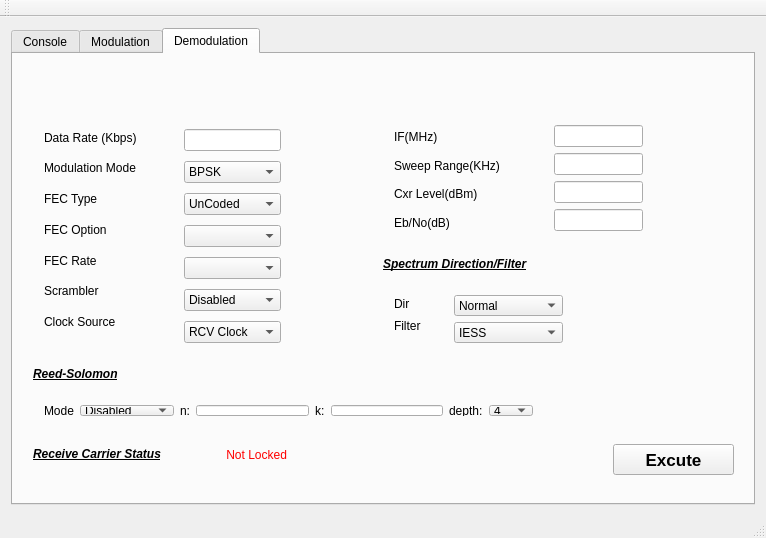
<?xml version="1.0" encoding="UTF-8"?>
<ui version="4.0">
 <class>MainWindow</class>
 <widget class="QMainWindow" name="MainWindow">
  <property name="geometry">
   <rect>
    <x>0</x>
    <y>0</y>
    <width>766</width>
    <height>538</height>
   </rect>
  </property>
  <property name="windowTitle">
   <string>MainWindow</string>
  </property>
  <widget class="QWidget" name="centralWidget">
   <layout class="QHBoxLayout" name="horizontalLayout_5">
    <item>
     <widget class="QTabWidget" name="tabWidget">
      <property name="currentIndex">
       <number>2</number>
      </property>
      <widget class="QWidget" name="tabConsole">
       <attribute name="title">
        <string>Console</string>
       </attribute>
       <widget class="QWidget" name="verticalLayoutWidget">
        <property name="geometry">
         <rect>
          <x>0</x>
          <y>0</y>
          <width>501</width>
          <height>441</height>
         </rect>
        </property>
        <layout class="QVBoxLayout" name="layConsole"/>
       </widget>
       <widget class="QWidget" name="horizontalLayoutWidget">
        <property name="geometry">
         <rect>
          <x>510</x>
          <y>20</y>
          <width>231</width>
          <height>33</height>
         </rect>
        </property>
        <layout class="QHBoxLayout" name="horizontalLayout">
         <item>
          <widget class="QLabel" name="label">
           <property name="text">
            <string>Port</string>
           </property>
          </widget>
         </item>
         <item>
          <widget class="QComboBox" name="cbxPort"/>
         </item>
        </layout>
       </widget>
       <widget class="QWidget" name="horizontalLayoutWidget_2">
        <property name="geometry">
         <rect>
          <x>510</x>
          <y>70</y>
          <width>231</width>
          <height>33</height>
         </rect>
        </property>
        <layout class="QHBoxLayout" name="horizontalLayout_2">
         <item>
          <widget class="QLabel" name="label_2">
           <property name="text">
            <string>Baudrate</string>
           </property>
          </widget>
         </item>
         <item>
          <widget class="QComboBox" name="cbxBaudrate"/>
         </item>
        </layout>
       </widget>
       <widget class="QWidget" name="horizontalLayoutWidget_3">
        <property name="geometry">
         <rect>
          <x>510</x>
          <y>130</y>
          <width>231</width>
          <height>41</height>
         </rect>
        </property>
        <layout class="QHBoxLayout" name="horizontalLayout_3">
         <item>
          <layout class="QVBoxLayout" name="layLed"/>
         </item>
         <item>
          <widget class="QPushButton" name="btnOpenClose">
           <property name="text">
            <string>Open</string>
           </property>
          </widget>
         </item>
        </layout>
       </widget>
       <widget class="QWidget" name="horizontalLayoutWidget_4">
        <property name="geometry">
         <rect>
          <x>510</x>
          <y>400</y>
          <width>231</width>
          <height>31</height>
         </rect>
        </property>
        <layout class="QHBoxLayout" name="horizontalLayout_4">
         <item>
          <widget class="QPushButton" name="btnRefresh">
           <property name="text">
            <string>Refresh</string>
           </property>
          </widget>
         </item>
         <item>
          <widget class="QPushButton" name="btnExit">
           <property name="text">
            <string>Exit</string>
           </property>
          </widget>
         </item>
        </layout>
       </widget>
      </widget>
      <widget class="QWidget" name="tabModulation">
       <attribute name="title">
        <string>Modulation</string>
       </attribute>
       <widget class="QWidget" name="layoutWidget_2">
        <property name="geometry">
         <rect>
          <x>40</x>
          <y>20</y>
          <width>361</width>
          <height>22</height>
         </rect>
        </property>
        <layout class="QHBoxLayout" name="horizontalLayout_11">
         <item>
          <widget class="QLabel" name="label_17">
           <property name="font">
            <font>
             <weight>75</weight>
             <italic>true</italic>
             <bold>true</bold>
             <underline>true</underline>
            </font>
           </property>
           <property name="styleSheet">
            <string notr="true"/>
           </property>
           <property name="text">
            <string>Data</string>
           </property>
          </widget>
         </item>
         <item>
          <spacer name="horizontalSpacer_2">
           <property name="orientation">
            <enum>Qt::Horizontal</enum>
           </property>
           <property name="sizeHint" stdset="0">
            <size>
             <width>358</width>
             <height>20</height>
            </size>
           </property>
          </spacer>
         </item>
         <item>
          <widget class="QLabel" name="label_18">
           <property name="font">
            <font>
             <weight>75</weight>
             <italic>true</italic>
             <bold>true</bold>
             <underline>true</underline>
            </font>
           </property>
           <property name="styleSheet">
            <string notr="true"/>
           </property>
           <property name="text">
            <string>Frequency</string>
           </property>
          </widget>
         </item>
        </layout>
       </widget>
       <widget class="QWidget" name="layoutWidget_3">
        <property name="geometry">
         <rect>
          <x>10</x>
          <y>60</y>
          <width>131</width>
          <height>271</height>
         </rect>
        </property>
        <layout class="QVBoxLayout" name="verticalLayout_19">
         <item>
          <widget class="QLabel" name="label_42">
           <property name="text">
            <string>Data Rate (bps)</string>
           </property>
          </widget>
         </item>
         <item>
          <widget class="QLabel" name="label_50">
           <property name="text">
            <string>Modulation Mode</string>
           </property>
          </widget>
         </item>
         <item>
          <widget class="QLabel" name="label_51">
           <property name="text">
            <string>FEC Type(mdf)</string>
           </property>
          </widget>
         </item>
         <item>
          <widget class="QLabel" name="label_52">
           <property name="text">
            <string>FEC Option(mdo)</string>
           </property>
          </widget>
         </item>
         <item>
          <widget class="QLabel" name="label_53">
           <property name="text">
            <string>FEC Rate</string>
           </property>
          </widget>
         </item>
         <item>
          <widget class="QLabel" name="label_54">
           <property name="text">
            <string>Scrambler</string>
           </property>
          </widget>
         </item>
         <item>
          <widget class="QLabel" name="label_55">
           <property name="text">
            <string>Clock Source</string>
           </property>
          </widget>
         </item>
        </layout>
       </widget>
       <widget class="QWidget" name="layoutWidget">
        <property name="geometry">
         <rect>
          <x>150</x>
          <y>60</y>
          <width>119</width>
          <height>271</height>
         </rect>
        </property>
        <layout class="QVBoxLayout" name="verticalLayout_27">
         <item>
          <widget class="QLineEdit" name="lineModuDataRate">
           <property name="readOnly">
            <bool>false</bool>
           </property>
          </widget>
         </item>
         <item>
          <widget class="QComboBox" name="cbxModuMode">
           <item>
            <property name="text">
             <string>BPSK</string>
            </property>
           </item>
           <item>
            <property name="text">
             <string>QPSK</string>
            </property>
           </item>
           <item>
            <property name="text">
             <string>0QPSK</string>
            </property>
           </item>
           <item>
            <property name="text">
             <string>8PSK</string>
            </property>
           </item>
           <item>
            <property name="text">
             <string>8QAM</string>
            </property>
           </item>
           <item>
            <property name="text">
             <string>16QAM</string>
            </property>
           </item>
          </widget>
         </item>
         <item>
          <widget class="QComboBox" name="cbxModuFecType">
           <item>
            <property name="text">
             <string>UnCoded</string>
            </property>
           </item>
           <item>
            <property name="text">
             <string>Viterbi</string>
            </property>
           </item>
           <item>
            <property name="text">
             <string>TCM</string>
            </property>
           </item>
           <item>
            <property name="text">
             <string>TPC</string>
            </property>
           </item>
           <item>
            <property name="text">
             <string>LDPC</string>
            </property>
           </item>
           <item>
            <property name="text">
             <string>S-Tec</string>
            </property>
           </item>
          </widget>
         </item>
         <item>
          <widget class="QComboBox" name="cbxModuFecOption"/>
         </item>
         <item>
          <widget class="QComboBox" name="cbxModuFecRate"/>
         </item>
         <item>
          <widget class="QComboBox" name="cbxModuScrambler">
           <item>
            <property name="text">
             <string>Disabled</string>
            </property>
           </item>
           <item>
            <property name="text">
             <string>Auto</string>
            </property>
           </item>
           <item>
            <property name="text">
             <string>V.35</string>
            </property>
           </item>
           <item>
            <property name="text">
             <string>Intelsat</string>
            </property>
           </item>
           <item>
            <property name="text">
             <string>Alt.V.35</string>
            </property>
           </item>
           <item>
            <property name="text">
             <string>Alt Intelsat</string>
            </property>
           </item>
           <item>
            <property name="text">
             <string>EFD</string>
            </property>
           </item>
           <item>
            <property name="text">
             <string>R-S Sync</string>
            </property>
           </item>
           <item>
            <property name="text">
             <string>IBS Sync</string>
            </property>
           </item>
           <item>
            <property name="text">
             <string>FEC Sync</string>
            </property>
           </item>
          </widget>
         </item>
         <item>
          <widget class="QComboBox" name="cbxModuClockSource">
           <item>
            <property name="text">
             <string>Internal</string>
            </property>
           </item>
           <item>
            <property name="text">
             <string>TT Clock</string>
            </property>
           </item>
           <item>
            <property name="text">
             <string>External</string>
            </property>
           </item>
           <item>
            <property name="text">
             <string>RCV Clock</string>
            </property>
           </item>
          </widget>
         </item>
        </layout>
       </widget>
       <widget class="QWidget" name="layoutWidget_44">
        <property name="geometry">
         <rect>
          <x>310</x>
          <y>60</y>
          <width>111</width>
          <height>98</height>
         </rect>
        </property>
        <layout class="QVBoxLayout" name="verticalLayout_51">
         <item>
          <widget class="QLabel" name="label_185">
           <property name="text">
            <string>IF (Mhz)</string>
           </property>
          </widget>
         </item>
         <item>
          <widget class="QLabel" name="label_186">
           <property name="text">
            <string>Cxr Offset(KHz)</string>
           </property>
          </widget>
         </item>
         <item>
          <widget class="QLabel" name="label_Mod_CxrL">
           <property name="text">
            <string>Cxr Lvlsss(dBm)</string>
           </property>
          </widget>
         </item>
        </layout>
       </widget>
       <widget class="QWidget" name="layoutWidget_4">
        <property name="geometry">
         <rect>
          <x>430</x>
          <y>60</y>
          <width>91</width>
          <height>101</height>
         </rect>
        </property>
        <layout class="QVBoxLayout" name="verticalLayout_56">
         <item>
          <widget class="QLineEdit" name="lineModuIf"/>
         </item>
         <item>
          <widget class="QLineEdit" name="lineModuCxrOffset"/>
         </item>
         <item>
          <widget class="QLineEdit" name="lineModuCxrLvl"/>
         </item>
        </layout>
       </widget>
       <widget class="QLabel" name="label_194">
        <property name="geometry">
         <rect>
          <x>310</x>
          <y>170</y>
          <width>111</width>
          <height>20</height>
         </rect>
        </property>
        <property name="font">
         <font>
          <pointsize>11</pointsize>
          <weight>75</weight>
          <italic>true</italic>
          <bold>true</bold>
          <underline>true</underline>
         </font>
        </property>
        <property name="styleSheet">
         <string notr="true"/>
        </property>
        <property name="text">
         <string>AUPC Setting</string>
        </property>
       </widget>
       <widget class="QWidget" name="layoutWidget_5">
        <property name="geometry">
         <rect>
          <x>310</x>
          <y>200</y>
          <width>97</width>
          <height>131</height>
         </rect>
        </property>
        <layout class="QVBoxLayout" name="verticalLayout_30">
         <item>
          <widget class="QLabel" name="label_197">
           <property name="text">
            <string>AUPC</string>
           </property>
          </widget>
         </item>
         <item>
          <widget class="QLabel" name="label_198">
           <property name="text">
            <string>Eb/No(dB/Hz)</string>
           </property>
          </widget>
         </item>
         <item>
          <widget class="QLabel" name="label_195">
           <property name="text">
            <string>Min Lvl(dBm)</string>
           </property>
          </widget>
         </item>
         <item>
          <widget class="QLabel" name="lblMaL1_4">
           <property name="text">
            <string>Max Lvl(dBm)</string>
           </property>
          </widget>
         </item>
        </layout>
       </widget>
       <widget class="QWidget" name="layoutWidget_6">
        <property name="geometry">
         <rect>
          <x>430</x>
          <y>200</y>
          <width>94</width>
          <height>132</height>
         </rect>
        </property>
        <layout class="QVBoxLayout" name="verticalLayout_31">
         <item>
          <widget class="QComboBox" name="cbxModuAupc">
           <item>
            <property name="text">
             <string>Disabled</string>
            </property>
           </item>
           <item>
            <property name="text">
             <string>Remote</string>
            </property>
           </item>
           <item>
            <property name="text">
             <string>Local</string>
            </property>
           </item>
          </widget>
         </item>
         <item>
          <widget class="QLineEdit" name="lineModuEbn0"/>
         </item>
         <item>
          <widget class="QLineEdit" name="lineModuMinLvl"/>
         </item>
         <item>
          <widget class="QLineEdit" name="lineModuMaxLvl"/>
         </item>
        </layout>
       </widget>
       <widget class="QLabel" name="label_191">
        <property name="geometry">
         <rect>
          <x>10</x>
          <y>340</y>
          <width>151</width>
          <height>20</height>
         </rect>
        </property>
        <property name="font">
         <font>
          <weight>75</weight>
          <italic>true</italic>
          <bold>true</bold>
          <underline>true</underline>
         </font>
        </property>
        <property name="styleSheet">
         <string notr="true"/>
        </property>
        <property name="text">
         <string>Carrier/Mute Control</string>
        </property>
       </widget>
       <widget class="QWidget" name="layoutWidget_7">
        <property name="geometry">
         <rect>
          <x>10</x>
          <y>370</y>
          <width>52</width>
          <height>61</height>
         </rect>
        </property>
        <layout class="QVBoxLayout" name="verticalLayout_11">
         <item>
          <widget class="QLabel" name="label_193">
           <property name="text">
            <string>Mute</string>
           </property>
          </widget>
         </item>
         <item>
          <widget class="QLabel" name="label_192">
           <property name="text">
            <string>Output</string>
           </property>
          </widget>
         </item>
        </layout>
       </widget>
       <widget class="QWidget" name="layoutWidget_8">
        <property name="geometry">
         <rect>
          <x>70</x>
          <y>370</y>
          <width>129</width>
          <height>70</height>
         </rect>
        </property>
        <layout class="QVBoxLayout" name="verticalLayout_12">
         <item>
          <widget class="QComboBox" name="cbxModuMute">
           <item>
            <property name="text">
             <string>Auto</string>
            </property>
           </item>
           <item>
            <property name="text">
             <string>Confirm</string>
            </property>
           </item>
           <item>
            <property name="text">
             <string>Manual</string>
            </property>
           </item>
           <item>
            <property name="text">
             <string>Manual &amp; Pwr</string>
            </property>
           </item>
          </widget>
         </item>
         <item>
          <widget class="QComboBox" name="cbxModuOutput">
           <item>
            <property name="text">
             <string>Disabled</string>
            </property>
           </item>
           <item>
            <property name="text">
             <string>Enabled</string>
            </property>
           </item>
          </widget>
         </item>
        </layout>
       </widget>
       <widget class="QLabel" name="label_180">
        <property name="geometry">
         <rect>
          <x>540</x>
          <y>170</y>
          <width>131</width>
          <height>20</height>
         </rect>
        </property>
        <property name="font">
         <font>
          <weight>75</weight>
          <italic>true</italic>
          <bold>true</bold>
          <underline>true</underline>
         </font>
        </property>
        <property name="styleSheet">
         <string notr="true"/>
        </property>
        <property name="text">
         <string>Reed-Solomon</string>
        </property>
       </widget>
       <widget class="QWidget" name="layoutWidget_9">
        <property name="geometry">
         <rect>
          <x>540</x>
          <y>200</y>
          <width>47</width>
          <height>141</height>
         </rect>
        </property>
        <layout class="QVBoxLayout" name="verticalLayout_6">
         <item>
          <widget class="QLabel" name="label_181">
           <property name="text">
            <string>Mode</string>
           </property>
          </widget>
         </item>
         <item>
          <widget class="QLabel" name="label_182">
           <property name="text">
            <string>n:</string>
           </property>
          </widget>
         </item>
         <item>
          <widget class="QLabel" name="label_183">
           <property name="text">
            <string>k:</string>
           </property>
          </widget>
         </item>
         <item>
          <widget class="QLabel" name="label_184">
           <property name="text">
            <string>depth:</string>
           </property>
          </widget>
         </item>
        </layout>
       </widget>
       <widget class="QWidget" name="layoutWidget_10">
        <property name="geometry">
         <rect>
          <x>590</x>
          <y>200</y>
          <width>148</width>
          <height>141</height>
         </rect>
        </property>
        <layout class="QVBoxLayout" name="verticalLayout_7">
         <item>
          <widget class="QComboBox" name="cbxModuRsMode">
           <item>
            <property name="text">
             <string>Disabled</string>
            </property>
           </item>
           <item>
            <property name="text">
             <string>IESS-308</string>
            </property>
           </item>
           <item>
            <property name="text">
             <string>IESS-309</string>
            </property>
           </item>
           <item>
            <property name="text">
             <string>IESS-310</string>
            </property>
           </item>
           <item>
            <property name="text">
             <string>Custom</string>
            </property>
           </item>
           <item>
            <property name="text">
             <string>CT 220/200</string>
            </property>
           </item>
          </widget>
         </item>
         <item>
          <widget class="QLineEdit" name="lineModuRsN"/>
         </item>
         <item>
          <widget class="QLineEdit" name="lineModuRsK"/>
         </item>
         <item>
          <widget class="QComboBox" name="cbxModuRsDepth">
           <item>
            <property name="text">
             <string>4</string>
            </property>
           </item>
           <item>
            <property name="text">
             <string>8</string>
            </property>
           </item>
           <item>
            <property name="text">
             <string>16</string>
            </property>
           </item>
          </widget>
         </item>
        </layout>
       </widget>
       <widget class="QLabel" name="label_188">
        <property name="geometry">
         <rect>
          <x>540</x>
          <y>30</y>
          <width>181</width>
          <height>20</height>
         </rect>
        </property>
        <property name="font">
         <font>
          <weight>75</weight>
          <italic>true</italic>
          <bold>true</bold>
          <underline>true</underline>
         </font>
        </property>
        <property name="styleSheet">
         <string notr="true"/>
        </property>
        <property name="text">
         <string>Spectrum Direction/Filter</string>
        </property>
       </widget>
       <widget class="QWidget" name="layoutWidget_11">
        <property name="geometry">
         <rect>
          <x>540</x>
          <y>60</y>
          <width>81</width>
          <height>61</height>
         </rect>
        </property>
        <layout class="QVBoxLayout" name="verticalLayout_3">
         <item>
          <widget class="QLabel" name="label_189">
           <property name="text">
            <string>Dir</string>
           </property>
          </widget>
         </item>
         <item>
          <widget class="QLabel" name="label_190">
           <property name="text">
            <string>Filter</string>
           </property>
          </widget>
         </item>
        </layout>
       </widget>
       <widget class="QWidget" name="layoutWidget_12">
        <property name="geometry">
         <rect>
          <x>620</x>
          <y>60</y>
          <width>121</width>
          <height>70</height>
         </rect>
        </property>
        <layout class="QVBoxLayout" name="verticalLayout_4">
         <item>
          <widget class="QComboBox" name="cbxModuSpectrumDir">
           <item>
            <property name="text">
             <string>Normal</string>
            </property>
           </item>
           <item>
            <property name="text">
             <string>Inverted</string>
            </property>
           </item>
          </widget>
         </item>
         <item>
          <widget class="QComboBox" name="cbxModuSpectrumFilter">
           <item>
            <property name="text">
             <string>IESS</string>
            </property>
           </item>
           <item>
            <property name="text">
             <string>Legacy</string>
            </property>
           </item>
          </widget>
         </item>
        </layout>
       </widget>
       <widget class="QWidget" name="layoutWidget">
        <property name="geometry">
         <rect>
          <x>450</x>
          <y>390</y>
          <width>291</width>
          <height>34</height>
         </rect>
        </property>
        <layout class="QHBoxLayout" name="horizontalLayout_6">
         <item>
          <widget class="QPushButton" name="btnReset">
           <property name="text">
            <string>RESET</string>
           </property>
          </widget>
         </item>
         <item>
          <widget class="QPushButton" name="btnModuExcute">
           <property name="font">
            <font>
             <pointsize>13</pointsize>
             <weight>75</weight>
             <bold>true</bold>
            </font>
           </property>
           <property name="autoFillBackground">
            <bool>false</bool>
           </property>
           <property name="text">
            <string>Excute</string>
           </property>
          </widget>
         </item>
        </layout>
       </widget>
      </widget>
      <widget class="QWidget" name="tabDemodulation">
       <attribute name="title">
        <string>Demodulation</string>
       </attribute>
       <widget class="QWidget" name="layoutWidget_13">
        <property name="geometry">
         <rect>
          <x>20</x>
          <y>20</y>
          <width>431</width>
          <height>22</height>
         </rect>
        </property>
        <layout class="QHBoxLayout" name="horizontalLayout_14">
         <item>
          <widget class="QLabel" name="label_62">
           <property name="font">
            <font>
             <weight>75</weight>
             <italic>true</italic>
             <bold>true</bold>
             <underline>true</underline>
            </font>
           </property>
           <property name="styleSheet">
            <string notr="true"/>
           </property>
           <property name="text">
            <string>Data</string>
           </property>
          </widget>
         </item>
         <item>
          <spacer name="horizontalSpacer_5">
           <property name="orientation">
            <enum>Qt::Horizontal</enum>
           </property>
           <property name="sizeHint" stdset="0">
            <size>
             <width>358</width>
             <height>20</height>
            </size>
           </property>
          </spacer>
         </item>
         <item>
          <widget class="QLabel" name="label_63">
           <property name="font">
            <font>
             <weight>75</weight>
             <italic>true</italic>
             <bold>true</bold>
             <underline>true</underline>
            </font>
           </property>
           <property name="styleSheet">
            <string notr="true"/>
           </property>
           <property name="text">
            <string>Frequency</string>
           </property>
          </widget>
         </item>
        </layout>
       </widget>
       <widget class="QWidget" name="layoutWidget_15">
        <property name="geometry">
         <rect>
          <x>20</x>
          <y>60</y>
          <width>131</width>
          <height>231</height>
         </rect>
        </property>
        <layout class="QVBoxLayout" name="verticalLayout_33">
         <item>
          <widget class="QLabel" name="label_64">
           <property name="text">
            <string>Data Rate (Kbps)</string>
           </property>
          </widget>
         </item>
         <item>
          <widget class="QLabel" name="label_65">
           <property name="text">
            <string>Modulation Mode</string>
           </property>
          </widget>
         </item>
         <item>
          <widget class="QLabel" name="label_66">
           <property name="text">
            <string>FEC Type</string>
           </property>
          </widget>
         </item>
         <item>
          <widget class="QLabel" name="label_73">
           <property name="text">
            <string>FEC Option</string>
           </property>
          </widget>
         </item>
         <item>
          <widget class="QLabel" name="label_74">
           <property name="text">
            <string>FEC Rate</string>
           </property>
          </widget>
         </item>
         <item>
          <widget class="QLabel" name="label_75">
           <property name="text">
            <string>Scrambler</string>
           </property>
          </widget>
         </item>
         <item>
          <widget class="QLabel" name="label_76">
           <property name="text">
            <string>Clock Source</string>
           </property>
          </widget>
         </item>
        </layout>
       </widget>
       <widget class="QWidget" name="layoutWidget_14">
        <property name="geometry">
         <rect>
          <x>160</x>
          <y>60</y>
          <width>119</width>
          <height>251</height>
         </rect>
        </property>
        <layout class="QVBoxLayout" name="verticalLayout_32">
         <item>
          <widget class="QLineEdit" name="lineDemodDataRate"/>
         </item>
         <item>
          <widget class="QComboBox" name="cbxDemodMode">
           <item>
            <property name="text">
             <string>BPSK</string>
            </property>
           </item>
           <item>
            <property name="text">
             <string>QPSK</string>
            </property>
           </item>
           <item>
            <property name="text">
             <string>0QPSK</string>
            </property>
           </item>
           <item>
            <property name="text">
             <string>8PSK</string>
            </property>
           </item>
           <item>
            <property name="text">
             <string>8QAM</string>
            </property>
           </item>
           <item>
            <property name="text">
             <string>16QAM</string>
            </property>
           </item>
          </widget>
         </item>
         <item>
          <widget class="QComboBox" name="cbxDemodFecType">
           <item>
            <property name="text">
             <string>UnCoded</string>
            </property>
           </item>
           <item>
            <property name="text">
             <string>Viterbi</string>
            </property>
           </item>
           <item>
            <property name="text">
             <string>TCM</string>
            </property>
           </item>
           <item>
            <property name="text">
             <string>TPC</string>
            </property>
           </item>
           <item>
            <property name="text">
             <string>LDPC</string>
            </property>
           </item>
           <item>
            <property name="text">
             <string>S-Tec</string>
            </property>
           </item>
          </widget>
         </item>
         <item>
          <widget class="QComboBox" name="cbxDemodFecOption"/>
         </item>
         <item>
          <widget class="QComboBox" name="cbxDemodFecRate"/>
         </item>
         <item>
          <widget class="QComboBox" name="cbxDemodScrambler">
           <item>
            <property name="text">
             <string>Disabled</string>
            </property>
           </item>
           <item>
            <property name="text">
             <string>Auto</string>
            </property>
           </item>
           <item>
            <property name="text">
             <string>V.35</string>
            </property>
           </item>
           <item>
            <property name="text">
             <string>Intelsat</string>
            </property>
           </item>
           <item>
            <property name="text">
             <string>Alt.V.35</string>
            </property>
           </item>
           <item>
            <property name="text">
             <string>Alt Intelsat</string>
            </property>
           </item>
           <item>
            <property name="text">
             <string>EFD</string>
            </property>
           </item>
           <item>
            <property name="text">
             <string>R-S Sync</string>
            </property>
           </item>
           <item>
            <property name="text">
             <string>IBS Sync</string>
            </property>
           </item>
           <item>
            <property name="text">
             <string>FEC Sync</string>
            </property>
           </item>
          </widget>
         </item>
         <item>
          <widget class="QComboBox" name="cbxDemodClockSource">
           <item>
            <property name="text">
             <string>RCV Clock</string>
            </property>
           </item>
           <item>
            <property name="text">
             <string>Internal</string>
            </property>
           </item>
           <item>
            <property name="text">
             <string>External</string>
            </property>
           </item>
           <item>
            <property name="text">
             <string>Mod Clock</string>
            </property>
           </item>
          </widget>
         </item>
        </layout>
       </widget>
       <widget class="QWidget" name="layoutWidget_16">
        <property name="geometry">
         <rect>
          <x>370</x>
          <y>60</y>
          <width>162</width>
          <height>131</height>
         </rect>
        </property>
        <layout class="QVBoxLayout" name="verticalLayout_28">
         <item>
          <widget class="QLabel" name="label_148">
           <property name="text">
            <string>IF(MHz)</string>
           </property>
          </widget>
         </item>
         <item>
          <widget class="QLabel" name="label_149">
           <property name="text">
            <string>Sweep Range(KHz)</string>
           </property>
          </widget>
         </item>
         <item>
          <widget class="QLabel" name="label_150">
           <property name="text">
            <string>Cxr Level(dBm)	</string>
           </property>
          </widget>
         </item>
         <item>
          <widget class="QLabel" name="lblDemodEbn0">
           <property name="text">
            <string>Eb/No(dB)</string>
           </property>
          </widget>
         </item>
        </layout>
       </widget>
       <widget class="QWidget" name="layoutWidget_17">
        <property name="geometry">
         <rect>
          <x>530</x>
          <y>60</y>
          <width>111</width>
          <height>131</height>
         </rect>
        </property>
        <layout class="QVBoxLayout" name="verticalLayout_29">
         <item>
          <widget class="QLineEdit" name="lineDemodIfFrequency"/>
         </item>
         <item>
          <widget class="QLineEdit" name="lineDemodSweep"/>
         </item>
         <item>
          <widget class="QLineEdit" name="lineDemodCxr"/>
         </item>
         <item>
          <widget class="QLineEdit" name="lineDemodEbn0"/>
         </item>
        </layout>
       </widget>
       <widget class="QLabel" name="label_154">
        <property name="geometry">
         <rect>
          <x>370</x>
          <y>200</y>
          <width>191</width>
          <height>20</height>
         </rect>
        </property>
        <property name="font">
         <font>
          <weight>75</weight>
          <italic>true</italic>
          <bold>true</bold>
          <underline>true</underline>
         </font>
        </property>
        <property name="styleSheet">
         <string notr="true"/>
        </property>
        <property name="text">
         <string>Spectrum Direction/Filter</string>
        </property>
       </widget>
       <widget class="QWidget" name="layoutWidget_18">
        <property name="geometry">
         <rect>
          <x>370</x>
          <y>230</y>
          <width>51</width>
          <height>61</height>
         </rect>
        </property>
        <layout class="QVBoxLayout" name="verticalLayout_63">
         <item>
          <widget class="QLabel" name="label_201">
           <property name="text">
            <string>Dir</string>
           </property>
          </widget>
         </item>
         <item>
          <widget class="QLabel" name="label_202">
           <property name="text">
            <string>Filter</string>
           </property>
          </widget>
         </item>
        </layout>
       </widget>
       <widget class="QWidget" name="layoutWidget_19">
        <property name="geometry">
         <rect>
          <x>430</x>
          <y>230</y>
          <width>131</width>
          <height>70</height>
         </rect>
        </property>
        <layout class="QVBoxLayout" name="verticalLayout_62">
         <item>
          <widget class="QComboBox" name="cbxDemodDir">
           <item>
            <property name="text">
             <string>Normal</string>
            </property>
           </item>
           <item>
            <property name="text">
             <string>Inverted</string>
            </property>
           </item>
          </widget>
         </item>
         <item>
          <widget class="QComboBox" name="cbxDemodFilter">
           <item>
            <property name="text">
             <string>IESS</string>
            </property>
           </item>
           <item>
            <property name="text">
             <string>Legacy</string>
            </property>
           </item>
          </widget>
         </item>
        </layout>
       </widget>
       <widget class="QLabel" name="label_152">
        <property name="geometry">
         <rect>
          <x>20</x>
          <y>310</y>
          <width>121</width>
          <height>20</height>
         </rect>
        </property>
        <property name="font">
         <font>
          <weight>75</weight>
          <italic>true</italic>
          <bold>true</bold>
          <underline>true</underline>
         </font>
        </property>
        <property name="styleSheet">
         <string notr="true"/>
        </property>
        <property name="text">
         <string>Reed-Solomon</string>
        </property>
       </widget>
       <widget class="QWidget" name="layoutWidget_20">
        <property name="geometry">
         <rect>
          <x>20</x>
          <y>340</y>
          <width>511</width>
          <height>33</height>
         </rect>
        </property>
        <layout class="QHBoxLayout" name="horizontalLayout_15">
         <item>
          <widget class="QLabel" name="label_103">
           <property name="text">
            <string>Mode</string>
           </property>
          </widget>
         </item>
         <item>
          <widget class="QComboBox" name="cbxDemodRsMode">
           <item>
            <property name="text">
             <string>Disabled</string>
            </property>
           </item>
           <item>
            <property name="text">
             <string>IESS-308</string>
            </property>
           </item>
           <item>
            <property name="text">
             <string>IESS-309</string>
            </property>
           </item>
           <item>
            <property name="text">
             <string>IESS-310</string>
            </property>
           </item>
           <item>
            <property name="text">
             <string>Custom</string>
            </property>
           </item>
           <item>
            <property name="text">
             <string>CT 220/200</string>
            </property>
           </item>
          </widget>
         </item>
         <item>
          <widget class="QLabel" name="label_155">
           <property name="text">
            <string>n:</string>
           </property>
          </widget>
         </item>
         <item>
          <widget class="QLineEdit" name="lineDemodRsN"/>
         </item>
         <item>
          <widget class="QLabel" name="label_156">
           <property name="text">
            <string>k:</string>
           </property>
          </widget>
         </item>
         <item>
          <widget class="QLineEdit" name="lineDemodRsK"/>
         </item>
         <item>
          <widget class="QLabel" name="label_158">
           <property name="text">
            <string>depth:</string>
           </property>
          </widget>
         </item>
         <item>
          <widget class="QComboBox" name="cbxDemodDepth">
           <item>
            <property name="text">
             <string>4</string>
            </property>
           </item>
           <item>
            <property name="text">
             <string>8</string>
            </property>
           </item>
           <item>
            <property name="text">
             <string>16</string>
            </property>
           </item>
          </widget>
         </item>
        </layout>
       </widget>
       <widget class="QLabel" name="label_153">
        <property name="geometry">
         <rect>
          <x>20</x>
          <y>390</y>
          <width>161</width>
          <height>20</height>
         </rect>
        </property>
        <property name="font">
         <font>
          <weight>75</weight>
          <italic>true</italic>
          <bold>true</bold>
          <underline>true</underline>
         </font>
        </property>
        <property name="styleSheet">
         <string notr="true"/>
        </property>
        <property name="text">
         <string>Receive Carrier Status</string>
        </property>
       </widget>
       <widget class="QLabel" name="lblDemodStatus">
        <property name="geometry">
         <rect>
          <x>210</x>
          <y>380</y>
          <width>91</width>
          <height>41</height>
         </rect>
        </property>
        <property name="styleSheet">
         <string notr="true">color: rgb(255, 0, 0);</string>
        </property>
        <property name="text">
         <string> Not Locked</string>
        </property>
       </widget>
       <widget class="QPushButton" name="btnDemodExcute">
        <property name="geometry">
         <rect>
          <x>600</x>
          <y>390</y>
          <width>121</width>
          <height>31</height>
         </rect>
        </property>
        <property name="font">
         <font>
          <pointsize>13</pointsize>
          <weight>75</weight>
          <bold>true</bold>
         </font>
        </property>
        <property name="text">
         <string>Excute</string>
        </property>
       </widget>
      </widget>
     </widget>
    </item>
   </layout>
  </widget>
  <widget class="QMenuBar" name="menuBar">
   <property name="geometry">
    <rect>
     <x>0</x>
     <y>0</y>
     <width>766</width>
     <height>23</height>
    </rect>
   </property>
  </widget>
  <widget class="QToolBar" name="mainToolBar">
   <attribute name="toolBarArea">
    <enum>TopToolBarArea</enum>
   </attribute>
   <attribute name="toolBarBreak">
    <bool>false</bool>
   </attribute>
  </widget>
  <widget class="QStatusBar" name="statusBar"/>
 </widget>
 <layoutdefault spacing="6" margin="11"/>
 <resources/>
 <connections/>
</ui>
